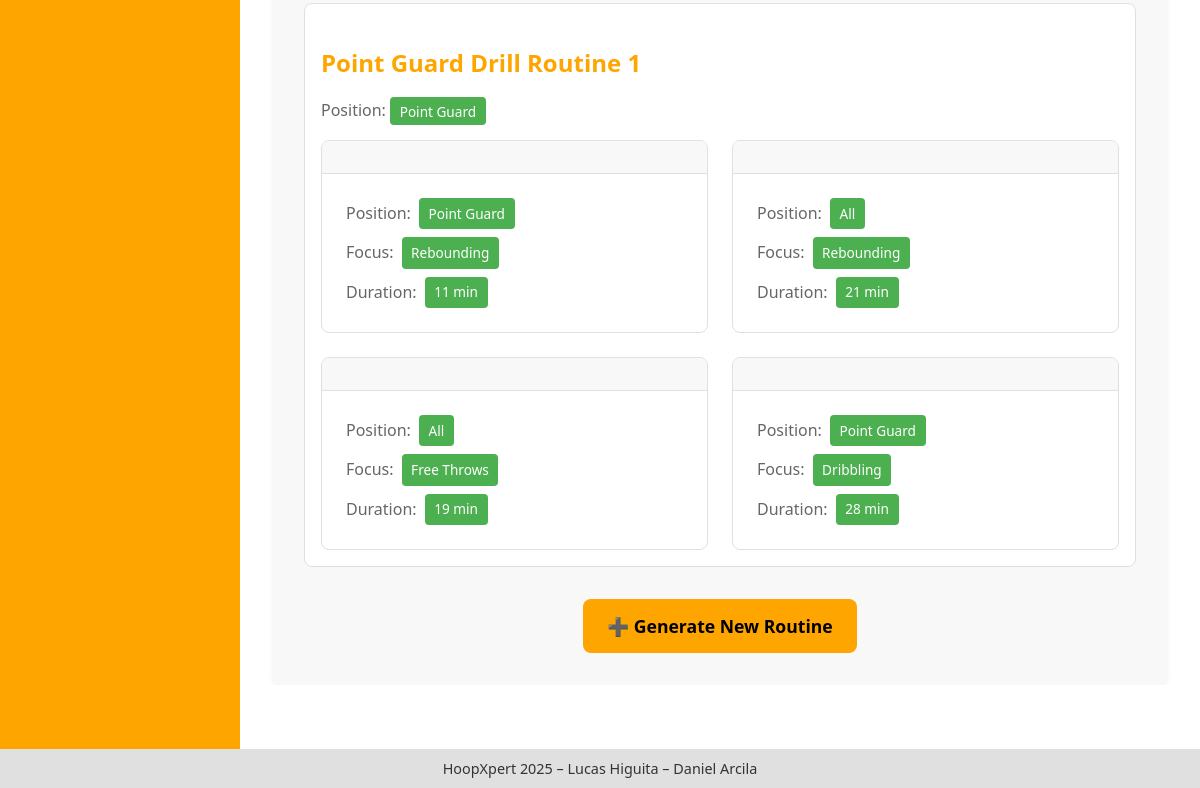
/drills_list/ (lower part), run on an earlier commit of the app's database.
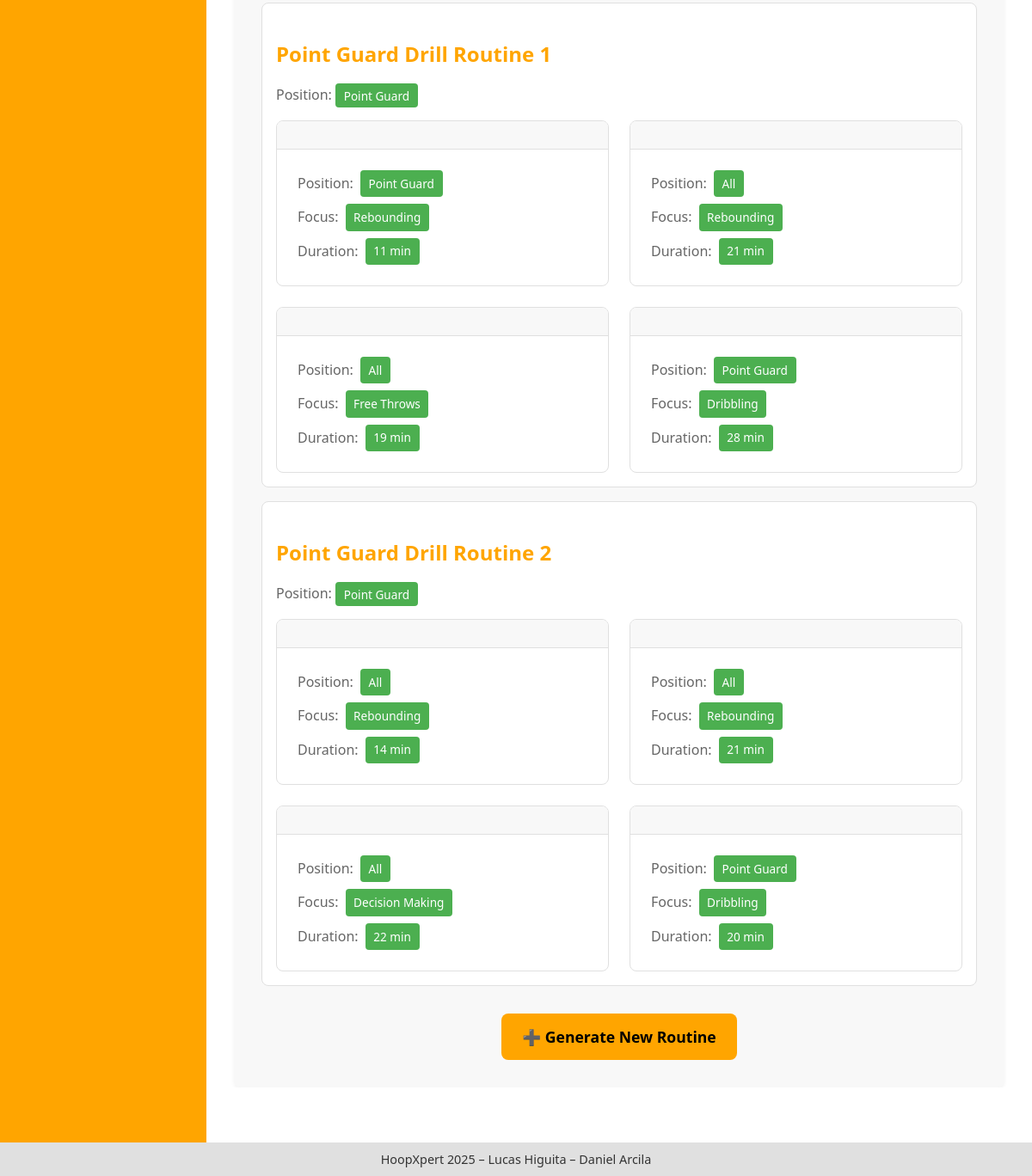
And on a later commit of the database.
### workout/models.py (models this page shows, shortened)
class BasketballWorkout(models.Model):
    name = models.CharField(max_length=100)
    workout_type = models.CharField(max_length=50)  # Esto almacena la posición usada
    exercises = models.ManyToManyField(BasketballDrill)

class BasketballDrill(models.Model):
    exercise_name = models.CharField(max_length=100)
    position = models.CharField(max_length=50, choices=[
        ('Point Guard', 'Point Guard'),
        ('Shooting Guard', 'Shooting Guard'),
        ('Small Forward', 'Small Forward'),
        ('Power Forward', 'Power Forward'),
        ('Center', 'Center'),
        ('All', 'All Positions')
    ])
    focus_skill = models.CharField(max_length=100)
    duration_min = models.PositiveIntegerField()

### workout/views.py (the view)
# urls.py: path('drills_list/', workout_views.drills_list),
def drills_list(request):
    drills = BasketballWorkout.objects.all()
    return render(request, 'drills_list.html', {'drills': drills})

### workout/templates/drills_list.html (shortened to what this page needs)
{% extends "base.html" %}
{% block content %}
<!DOCTYPE html>
<html lang="en">
<head>
</head>
<body>
    <main>
        <div class="drill-container">
            {% if drills %}
                <div class="workout-list">
                    {% for workout in drills %}
                        <div class="workout-item">
                            <h3 class="workout-name">{{ workout.name }}</h3>
                            <p class="workout-type">Position: <span class="badge">{{ workout.workout_type }}</span></p>
                            <ul class="drill-list">
                                {% for drill in workout.exercises.all %}
                                    <li class="drill-card">
                                        <div class="drill-header">
                                        </div>
                                        <div class="drill-info">
                                            {% if drill.position %}
                                                <p>Position: <span class="badge">{{ drill.position }}</span></p>
                                            {% endif %}
                                            {% if drill.focus_skill %}
                                                <p>Focus: <span class="badge">{{ drill.focus_skill }}</span></p>
                                            {% endif %}
                                            {% if drill.duration_min %}
                                                <p>Duration: <span class="badge">{{ drill.duration_min }} min</span></p>
                                            {% endif %}
                                        </div>
                                    </li>
                                {% endfor %}
                            </ul>
                        </div>
                    {% endfor %}
                </div>
            {% else %}
                <div class="empty-state">
                    <p>No workouts available. Generate a new routine!</p>
                </div>
            {% endif %}
            <div class="action-buttons">
                <a href="/basketball_drills/" class="btn">➕ Generate New Routine</a>
            </div>
        </div>
    </main>
</body>
</html>
{% endblock %}

What changed in the data, as far as the page shows it:
added BasketballWorkout: name "Point Guard Drill Routine 2", workout_type "Point Guard", BasketballDrill (position "All", focus_skill "Rebounding", duration_min "21")
now on this page (row unchanged): BasketballDrill: position "All", focus_skill "Rebounding", duration_min "14", shown under "Point Guard Drill Routine 2"
now on this page (row unchanged): BasketballDrill: position "All", focus_skill "Decision Making", duration_min "22", shown under "Point Guard Drill Routine 2"
now on this page (row unchanged): BasketballDrill: position "Point Guard", focus_skill "Dribbling", duration_min "20", shown under "Point Guard Drill Routine 2"
